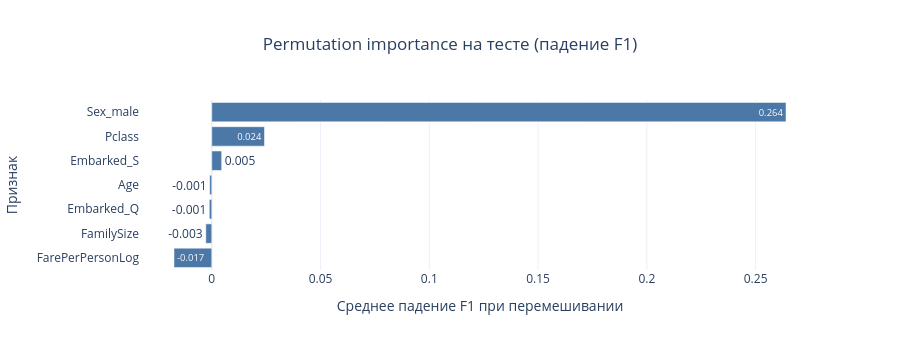

The cell this chart's notebook holds for it:
### Markdown cell above
**1. Permutation importance.** Перемешиваем значения одного признака между строками теста (связь с target разрушена, распределение сохранено) и смотрим, насколько просело качество. Просело сильно — признак важен; не просело — модель без него не хуже.

### Code cell
from sklearn.inspection import permutation_importance

perm = permutation_importance(rf, X_test, y_test, n_repeats=10, random_state=42, scoring="f1")

perm_imp = pd.Series(perm.importances_mean, index=X.columns).sort_values()
fig = px.bar(
    perm_imp, orientation="h",
    text_auto=".3f",
    color_discrete_sequence=["#4C78A8"],
    template="plotly_white", height=350,
    title="Permutation importance на тесте (падение F1)",
    labels={"value": "Среднее падение F1 при перемешивании", "index": "Признак"}
)
fig.update_layout(title_x=0.5, showlegend=False)
fig.show()

print("Признаки с важностью около нуля модель не использует для обобщения — на выброс. (Стоит ли сравнивать со встроенной важностью в test2: там шум получал вес).")

### Figure 1 — Plotly figure (JSON) as saved in the notebook; plotly's stock layout.template omitted (floating-point values rounded to 4 significant figures)
{"data": [{"hovertemplate": "variable=0<br>Среднее падение F1 при перемешивании=%{x}<br>Признак=%{y}<extra></extra>", "legendgroup": "0", "marker": {"color": "#4C78A8", "pattern": {"shape": ""}}, "name": "0", "orientation": "h", "showlegend": true, "textposition": "auto", "texttemplate": "%{x:.3f}", "type": "bar", "x": [-0.01735, -0.002734, -0.00112, -0.0009499, 0.004558, 0.02424, 0.264], "xaxis": "x", "y": ["FarePerPersonLog", "FamilySize", "Embarked_Q", "Age", "Embarked_S", "Pclass", "Sex_male"], "yaxis": "y"}], "layout": {"barmode": "relative", "height": 350, "legend": {"title": {"text": "variable"}, "tracegroupgap": 0}, "showlegend": false, "title": {"text": "Permutation importance на тесте (падение F1)", "x": 0.5}, "xaxis": {"anchor": "y", "domain": [0, 1], "title": {"text": "Среднее падение F1 при перемешивании"}}, "yaxis": {"anchor": "x", "domain": [0, 1], "title": {"text": "Признак"}}}}
